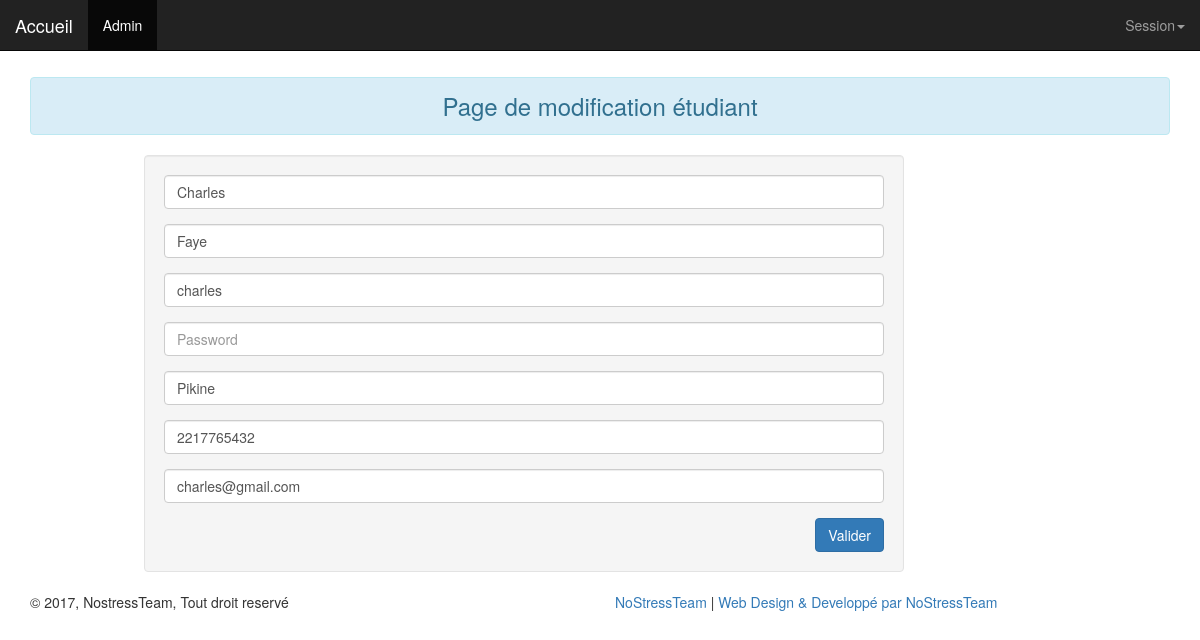
The app's page /modifier.php?recordID=3 with its own data.
### tables this page shows
CREATE TABLE IF NOT EXISTS `etudiants` (
  `id` int(10) NOT NULL AUTO_INCREMENT,
  `prenoms` varchar(100) NOT NULL,
  `nom` varchar(50) NOT NULL,
  `login` varchar(100) NOT NULL,
  `mdp` varchar(100) NOT NULL,
  `telephone` varchar(10) NOT NULL,
  `adresse` varchar(100) NOT NULL,
  `email` varchar(50) NOT NULL,
  PRIMARY KEY (`id`)
);

### modifier.php (the view, shortened to what this page needs)
<?php require_once('Connections/cnx.php'); ?>
<?php
if (!function_exists("GetSQLValueString")) {
    function GetSQLValueString($theValue, $theType, $theDefinedValue = "", $theNotDefinedValue = "")
    {
        $theValue = function_exists("mysql_real_escape_string") ? mysql_real_escape_string($theValue) : mysql_escape_string($theValue);
        switch ($theType) {
            case "long":
            case "int":
                $theValue = ($theValue != "") ? intval($theValue) : "NULL";
                break;
        }
        return $theValue;
    }
}
$editFormAction = $_SERVER['PHP_SELF'];
if (isset($_SERVER['QUERY_STRING'])) {
    $editFormAction .= "?" . htmlentities($_SERVER['QUERY_STRING']);
}
$colname_Recordset1 = "-1";
if (isset($_GET['recordID'])) {
    $colname_Recordset1 = $_GET['recordID'];
}
$query_Recordset1 = sprintf("SELECT * FROM etudiants WHERE id = %s", GetSQLValueString($colname_Recordset1, "int"));
$Recordset1 = mysql_query($query_Recordset1, $cnx) or die(mysql_error());
$row_Recordset1 = mysql_fetch_assoc($Recordset1);
?>
<!doctype html>
<html>
<head>
    <link rel="stylesheet" href="https://maxcdn.bootstrapcdn.com/bootstrap/3.3.7/css/bootstrap.min.css">
    <link href="https://cdnjs.cloudflare.com/ajax/libs/font-awesome/4.4.0/css/font-awesome.min.css" rel='stylesheet' type='text/css'>
</head>
<body>
<nav class="navbar navbar-inverse navbar-fixed-top" >
    <div class="container-fluid">
        <div class="navbar-header">
            <a class="navbar-brand" href="index.php" style="color:#FFF">Accueil</a></div>
        <div class="collapse navbar-collapse" id="topFixedNavbar1">
            <ul class="nav navbar-nav">
                <li class="active"><a href="admin.php">Admin<span class="sr-only">(current)</span></a></li>
            </ul>
            <ul class="nav navbar-nav navbar-right">
                <li class="dropdown"><a href="#" class="dropdown-toggle" data-toggle="dropdown" role="button" aria-haspopup="true" aria-expanded="false">Session<span class="caret"></span></a>
                </li>
            </ul>
        </div>
    </div>
</nav>
<div class="container">
        <div class="form-area">
            <form method="post" name="form1" action="<?php echo $editFormAction; ?>">
                <br style="clear:both">
                <h3 class="alert alert-info" style="margin-top: 5%; text-align: center;">Page de modification étudiant</h3>
                <div class="well col-md-8 center-block" style="margin-left: 10%">
                    <div class="form-group ">
                        <input size="60" maxlength="255" class="form-control" placeholder="Prenom" name="prenoms"type="text" value="<?php echo htmlentities($row_Recordset1['prenoms'], ENT_COMPAT, 'utf-8'); ?>">                                                           </div>
                    <div
                    <div class="form-group ">
                        <input size="60" maxlength="255" class="form-control" placeholder="Nom" name="nom"type="text" value="<?php echo htmlentities($row_Recordset1['nom'], ENT_COMPAT, 'utf-8'); ?>">
                    </div>
                    <div class="form-group">
                        <input size="60" maxlength="255" class="form-control" placeholder="Login" name="login"type="text" value="<?php echo htmlentities($row_Recordset1['login'], ENT_COMPAT, 'utf-8'); ?>">                                                       					                                       </div>
                    <div class="form-group ">
                        <input size="60" maxlength="255" class="form-control" placeholder="Password" name="mdp" type="password">                                    </div>
                    <div class="form-group ">
                        <input size="60" maxlength="255" class="form-control" placeholder="Adresse" name="adresse" id="UserRegistration_address" type="text" value="<?php echo htmlentities($row_Recordset1['adresse'], ENT_COMPAT, 'utf-8'); ?>">                                    </div>
                    <div class="form-group ">
                        <input size="60" maxlength="255" class="form-control" placeholder="Numero de Téléphone" name="telephone" type="text" value="<?php echo htmlentities($row_Recordset1['telephone'], ENT_COMPAT, 'utf-8'); ?>">                                                                  </div>
                    <div class="form-group">
                        <input size="60" maxlength="255" class="form-control" placeholder="Email" name="email" id="UserRegistration_address" type="text" value="<?php echo htmlentities($row_Recordset1['email'], ENT_COMPAT, 'utf-8'); ?>">                                    </div>
                    <button  type="submit" id="submit" name="submit" class="btn btn-primary pull-right">Valider </button>
                </div>
            </form>
        </div>
    </div>
<footer>
    <div class="footer-bottom" >
        <div class="container">
            <div class="row">
                <div class="col-xs-12 col-sm-6 col-md-6 col-lg-6">
                    <div class="copyright">
                        © 2017, NostressTeam, Tout droit reservé
                    </div>
                </div>
                <div class="col-xs-12 col-sm-6 col-md-6 col-lg-6">
                    <div class="design">
                        <a href="#">NoStressTeam</a> |  <a href="#">Web Design & Developpé par NoStressTeam</a>
                    </div>
                </div>
            </div>
        </div>
    </div>
</footer>
</body>
</html>

### records on screen
etudiants: prenoms "Charles", nom "Faye", login "charles", adresse "Pikine", telephone "2217765432", email "charles@gmail.com"
